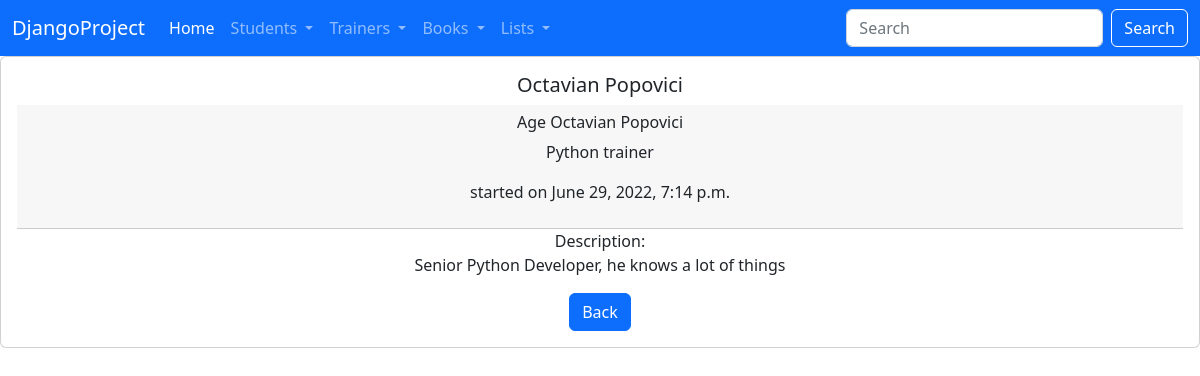
/detail_trainer/3/, run on the app's committed database.
### trainer/models.py (models this page shows)
class Trainer(models.Model):
    first_name = models.CharField(max_length=30)
    last_name = models.CharField(max_length=30)
    department = models.CharField(max_length=30)
    course = models.CharField(max_length=30)
    description = models.TextField(max_length=300)
    start_date = models.DateTimeField()
    end_date = models.DateTimeField()
    active = models.BooleanField(default=True)
    created_at = models.DateTimeField(auto_now_add=True)
    updated_at = models.DateTimeField(auto_now=True)
    def __str__(self):
        return f"{self.first_name} {self.last_name}"

### trainer/views.py (the view)
# urls.py: path('detail_trainer/<int:pk>/', views.TrainerDetailView.as_view(), name='detail-trainer'),
class TrainerDetailView(DetailView):
    template_name = 'trainer/detail_trainer.html'
    model = Trainer

### templates/trainer/detail_trainer.html (shortened to what this page needs)
{% extends 'base.html' %}
{% block content %}
    <div class="card text-center">
        <div class="card-body">
            <h5 class="card-title">{{ trainer }}</h5>
            <div class="card-header">
                <h6> Age {{ trainer }}</h6>
                <p>{{ trainer.course }} trainer </p>
                <p>started on {{ trainer.start_date }}</p>
            </div>
            <p class="card-text">Description:<br>
                {{ trainer.description }}</p>
            <a href="{% url 'list-of-trainers' %}" class="btn btn-primary">Back</a>
        </div>
    </div>
{% endblock %}

### data on the page
Trainer: first_name+last_name "Octavian Popovici", course "Python", start_date "June 29, 2022, 7:14 p.m.", description "Senior Python Developer, he knows a lot of things"
